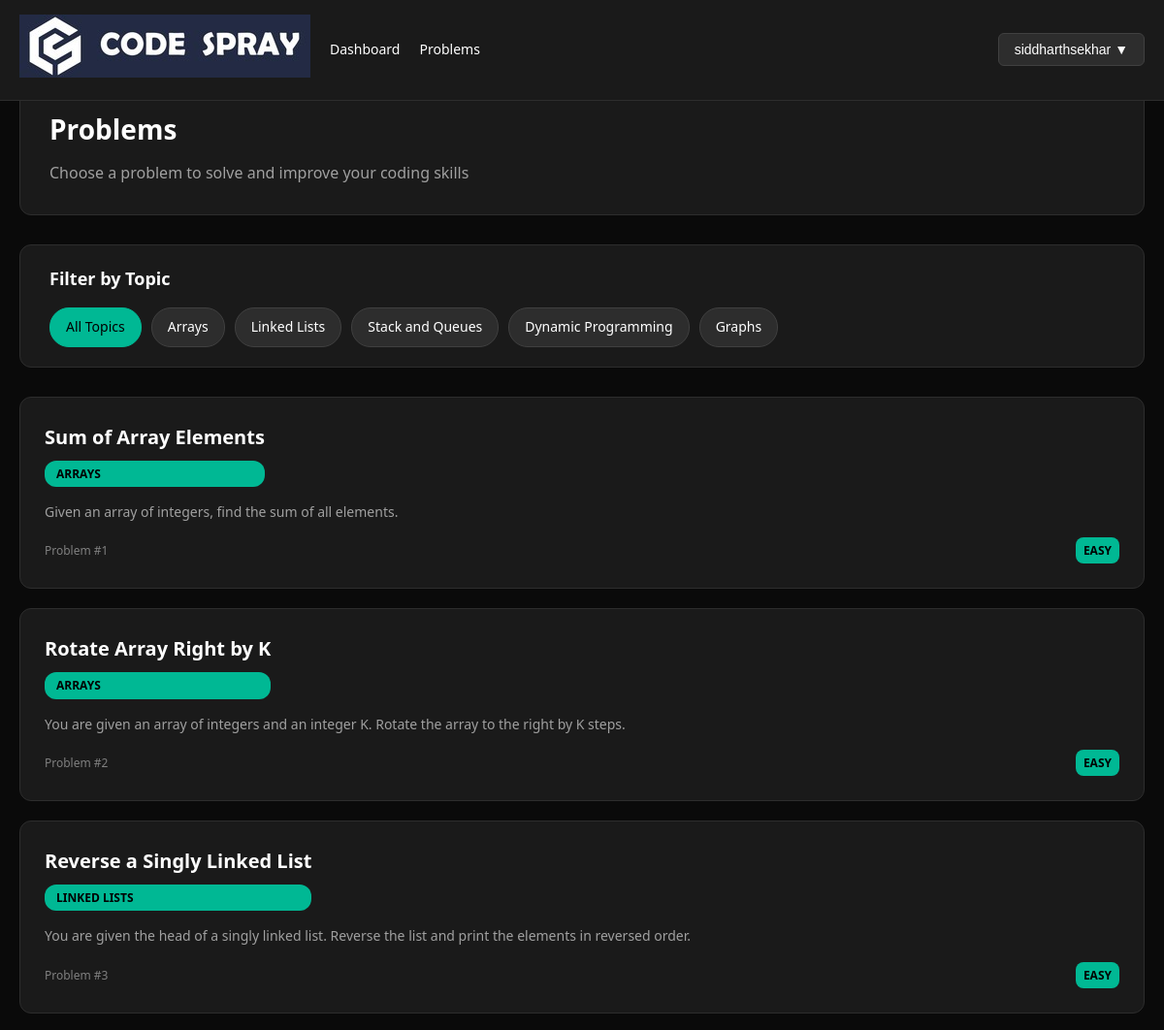
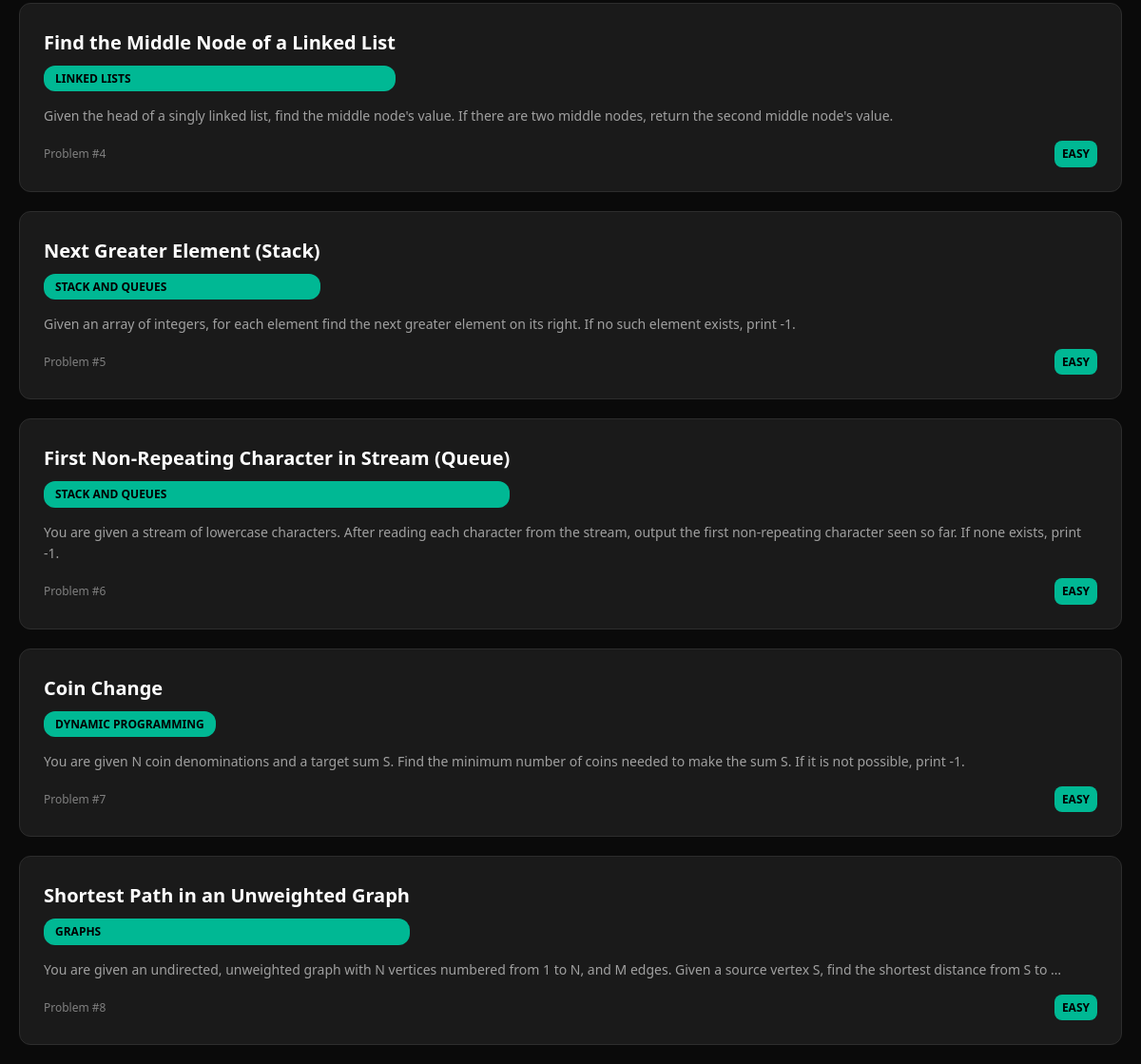
The app's page /problems/ (signed in) with its own data (2 pictures, top to bottom).
### problems/models.py (models this page shows, shortened)
class Topic(models.Model):
    name = models.CharField(max_length=100)

class Problem(models.Model):
    title = models.CharField(max_length=200)
    description = models.TextField()
    topic = models.ForeignKey(Topic, on_delete=models.CASCADE)
    input_desc = models.TextField(blank=True)
    output_desc = models.TextField(blank=True)
    constraints = models.TextField(blank=True)

### problems/views.py (the view)
# urls.py: path('', views.problem_list, name='problem_list'),
@login_required
@session_valid_required
@never_cache
def problem_list(request):
    topic_filter = request.GET.get('topic')
    topics = Topic.objects.all()
    if topic_filter:
        problems = Problem.objects.filter(topic__name=topic_filter)
    else:
        problems = Problem.objects.all()
    return render(request, 'problems/problem_list.html', {
        'problems': problems,
        'topics': topics,
        'selected_topic': topic_filter
    })

### users/views.py (called while the page is built)
def session_valid_required(view_func):
    @wraps(view_func)
    def _wrapped_view(request, *args, **kwargs):
        if not request.user.is_authenticated:
            return redirect('login_root')
        last_activity = request.session.get('last_activity', 0)
        if time.time() - last_activity > 3600:  # 1 hour
            logout(request)
            request.session.flush()
            return redirect('login_root')  # Use root-level login URL
        request.session['last_activity'] = time.time()
        return view_func(request, *args, **kwargs)
    return _wrapped_view

    def process_request(self, request):
        if request.user.is_authenticated:
            request.session['last_activity'] = time.time()
        return None

    def process_response(self, request, response):
        if request.user.is_authenticated:
            response['Cache-Control'] = 'no-store, no-cache, must-revalidate, max-age=0'
            response['Pragma'] = 'no-cache'
            response['Expires'] = '0'
        return response

### problems/templates/problems/problem_list.html (shortened to what this page needs)
{% extends 'base.html' %}
{% load static %}
{% block content %}
<link rel="stylesheet" href="{% static 'problems/css/problem_list.css' %}">
<div class="fixed-nav">
    <div class="nav-left">
        <div class="logo-section">
            <img src="{% static 'images/FULL-LOGO.jpg' %}" alt="Online Judge Logo" class="nav-logo">
        </div>
        <a href="{% url 'dashboard' %}" class="nav-link">Dashboard</a>
        <a href="{% url 'problem_list' %}" class="nav-link">Problems</a>
    </div>
    <div class="user-dropdown">
        <button class="user-dropdown-btn" onclick="toggleUserDropdown()">
            {{ user.username }} ▼
        </button>
    </div>
</div>
<div class="problem-list-container">
    <div class="problem-list-header">
        <h1 class="header-title">Problems</h1>
        <p class="header-subtitle">Choose a problem to solve and improve your coding skills</p>
    </div>
    <div class="filters-section">
        <h2 class="filter-title">Filter by Topic</h2>
        <div class="topic-filters">
            <a href="{% url 'problem_list' %}" class="topic-filter {% if not selected_topic %}active{% endif %}">
                All Topics
            </a>
            {% for topic in topics %}
                <a href="{% url 'problem_list' %}?topic={{ topic.name }}"
                   class="topic-filter {% if topic.name == selected_topic %}active{% endif %}">
                    {{ topic.name }}
                </a>
            {% endfor %}
        </div>
    </div>
    <div class="problems-grid">
        {% for problem in problems %}
            <a href="{% url 'problem_detail' problem.id %}" class="problem-card">
                <div class="problem-card-header">
                    <div>
                        <h3 class="problem-title">{{ problem.title }}</h3>
                        <div class="problem-topic">{{ problem.topic.name }}</div>
                    </div>
                </div>
                <div class="problem-description">
                    {{ problem.description|truncatewords:30 }}
                </div>
                <div class="problem-meta">
                    <span>Problem #{{ problem.id }}</span>
                    <span class="problem-difficulty difficulty-easy">Easy</span>
                </div>
            </a>
        {% empty %}
            <div class="empty-state">
                <h3>No Problems Found</h3>
                <p>No problems are available for the selected topic. Please try a different filter or check back later.</p>
            </div>
        {% endfor %}
    </div>
</div>
{% endblock %}

### problems/static/problems/css/problem_list.css (style rules this page uses)
* { margin: 0; padding: 0; box-sizing: border-box; }
body { background: #0a0a0a; color: #ffffff; font-family: 'Segoe UI', Tahoma, Geneva, Verdana, sans-serif; line-height: 1.6; }
.fixed-nav { position: fixed; top: 0; left: 0; right: 0; background: #1a1a1a; border-bottom: 1px solid #2d2d2d; padding: 15px 20px; z-index: 1000; display: flex; justify-content: space-between; align-items: center; }
.nav-left { display: flex; align-items: center; gap: 20px; }
.nav-link { color: #ffffff; text-decoration: none; font-size: 14px; font-weight: 500; transition: color 0.3s ease; }
.user-dropdown { position: relative; display: inline-block; }
.user-dropdown-btn { background: #2d2d2d; color: #ffffff; border: 1px solid #404040; padding: 8px 16px; border-radius: 6px; cursor: pointer; font-size: 14px; font-weight: 500; transition: all 0.3s ease; }
.problem-list-container { max-width: 1200px; margin: 0 auto; padding: 20px; padding-top: 80px; }
.problem-list-header { background: #1a1a1a; border-radius: 12px; padding: 30px; margin-bottom: 30px; border: 1px solid #2d2d2d; }
.header-title { font-size: 28px; font-weight: 600; color: #ffffff; margin-bottom: 10px; }
.header-subtitle { color: #a0a0a0; font-size: 16px; }
.filters-section { background: #1a1a1a; border-radius: 12px; padding: 20px 30px; margin-bottom: 30px; border: 1px solid #2d2d2d; }
.filter-title { font-size: 18px; font-weight: 600; color: #ffffff; margin-bottom: 15px; }
.topic-filters { display: flex; gap: 10px; flex-wrap: wrap; }
.topic-filter { background: #2d2d2d; color: #ffffff; border: 1px solid #404040; padding: 8px 16px; border-radius: 20px; text-decoration: none; font-size: 14px; font-weight: 500; transition: all 0.3s ease; }
.topic-filter.active { background: #00b894; color: #000000; border-color: #00b894; }
.problems-grid { display: grid; gap: 20px; }
.problem-card { background: #1a1a1a; border-radius: 12px; padding: 25px; border: 1px solid #2d2d2d; transition: all 0.3s ease; text-decoration: none; color: inherit; }
.problem-card-header { display: flex; justify-content: space-between; align-items: flex-start; margin-bottom: 15px; }
.problem-title { font-size: 20px; font-weight: 600; color: #ffffff; margin-bottom: 8px; }
.problem-topic { background: #00b894; color: #000000; padding: 4px 12px; border-radius: 12px; font-size: 12px; font-weight: 600; text-transform: uppercase; }
.problem-description { color: #a0a0a0; font-size: 14px; line-height: 1.6; margin-bottom: 15px; display: -webkit-box; -webkit-line-clamp: 2; -webkit-box-orient: vertical; overflow: hidden; }
.problem-meta { display: flex; justify-content: space-between; align-items: center; font-size: 12px; color: #808080; }
.problem-difficulty { padding: 4px 8px; border-radius: 8px; font-weight: 600; text-transform: uppercase; }
.difficulty-easy { background: #00b894; color: #000000; }

### templates/base.html (style rules this page uses)
* { margin: 0; padding: 0; box-sizing: border-box; }
body { font-family: 'Segoe UI', Tahoma, Geneva, Verdana, sans-serif; line-height: 1.6; }

### records on screen
Topic: name "Arrays"
Topic: name "Linked Lists"
Topic: name "Stack and Queues"
Topic: name "Dynamic Programming"
Topic: name "Graphs"
Problem: title "Sum of Array Elements", topic.name "ARRAYS", description "Given an array of integers, find the sum of all elements.", id "1"
Problem: title "Rotate Array Right by K", topic.name "ARRAYS", description "You are given an array of integers and an integer K. Rotate the array to the right by K steps.", id "2"
Problem: title "Reverse a Singly Linked List", topic.name "LINKED LISTS", description "You are given the head of a singly linked list. Reverse the list and print the elements in reversed order.", id "3"
Problem: title "Find the Middle Node of a Linked List", topic.name "LINKED LISTS", description "Given the head of a singly linked list, find the middle node's value. If there are two middle nodes, return the second middle node's value.", id "4"
Problem: title "Next Greater Element (Stack)", topic.name "STACK AND QUEUES", description "Given an array of integers, for each element find the next greater element on its right. If no such element exists, print -1.", id "5"
Problem: title "First Non-Repeating Character in Stream (Queue)", topic.name "STACK AND QUEUES", description "You are given a stream of lowercase characters. After reading each character from the stream, output the first non-repeating character seen so far. If none exists, print -1.", id "6"
Problem: title "Coin Change", topic.name "DYNAMIC PROGRAMMING", description "You are given N coin denominations and a target sum S. Find the minimum number of coins needed to make the sum S. If it is not possible, print -1.", id "7"
Problem: title "Shortest Path in an Unweighted Graph", topic.name "GRAPHS", description "You are given an undirected, unweighted graph with N vertices numbered from 1 to N, and M edges. Given a source vertex S, find the shortest distance from S to …", id "8"

### other values on screen
{{ user.username }} "siddharthsekhar"
